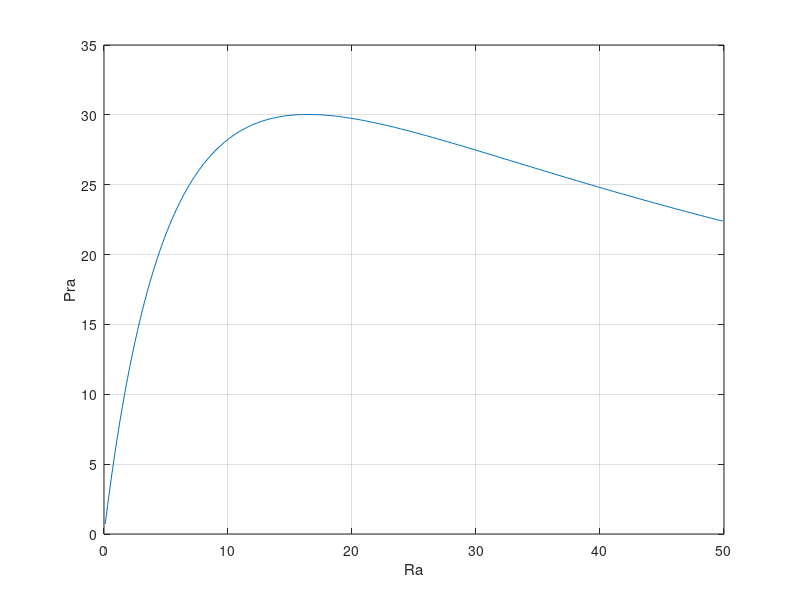

MATLAB code to generate this figure:
clc
clear all

R1 = 8;
R2 = 12;
R3 = 10;
V = 80;

Pra = @(Ra)(((Ra*R3*V)/(R1*(R3+R2+Ra)+R3*(R2+Ra)))^2/Ra);

Ra_valores = 0.1:0.2:50;
P_valores = zeros(length(Ra_valores),1);

for ii = 1:length(Ra_valores)
  P_valores(ii) = Pra(Ra_valores(ii));
endfor

plot(Ra_valores,P_valores)
grid on
xlabel('Ra')
ylabel('Pra')


% aplicando o método de Newton
Ra = 5;
delta = 1e-5;

n_max = 100;


for ii = 1:n_max
    Ra = Ra - Ra*delta*Pra(Ra)/(Pra(Ra+delta*Ra)-Pra(Ra));
endfor

Ra
fminbnd(Pra, 0, 50)
